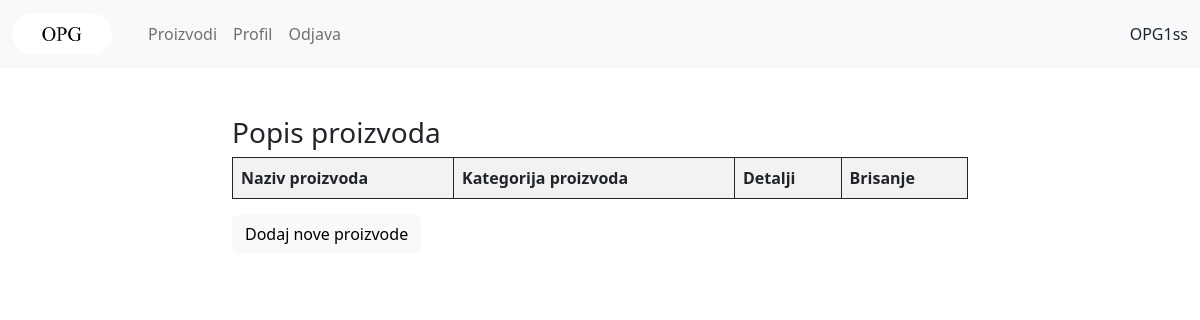
Before: /product_list/ (signed in) with the older database file.
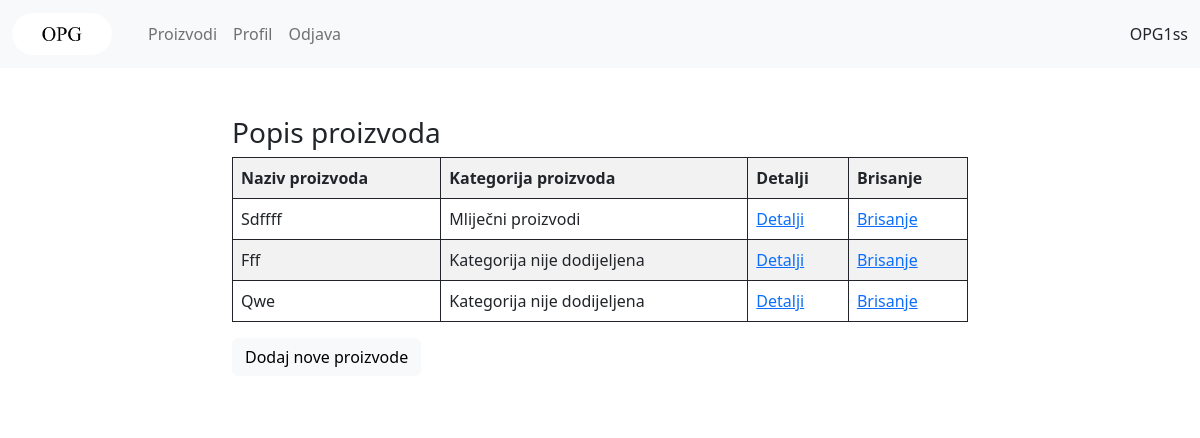
After: the same page with the newer database file.
### opg/models.py (models this page shows, shortened)
class Product(models.Model):
    name = models.CharField(max_length=50, blank=False, null=False)
    category = models.ForeignKey(ProductCategory, on_delete=models.SET(None), blank=True, null=True)
    opg = models.ForeignKey(Opg, on_delete=models.CASCADE)

class ProductCategory(models.Model):
    name = models.CharField(max_length=50)
    def __str__(self):
        return self.name

### opg/views.py (the view)
# urls.py: path('product_list/', views.product_list, name='product_list'),
@login_required(login_url='login')
def product_list(request):
    products = request.user.opg.product_set.all()
    context = {
        'products': products,
    }
    template = loader.get_template('opg/product_list.html')
    return HttpResponse(template.render(context, request))

### opg/models.py (called while the page is built)
    def __str__(self):
        return self.name

### opg/templates/opg/product_list.html
{% extends 'opg/main.html' %}
{% block content %}
<h3>Popis proizvoda</h3>
<table id="dtOrderExample" class="table table-striped table-hover table-bordered" style="border:2px">
    <tr>
        <th>Naziv proizvoda</th>
        <th>Kategorija proizvoda</th>
        <th>Detalji</th>
        <th>Brisanje</th>
    </tr>
{% for product in products %}
    <tr>
        <td>{{product.name|capfirst}}</td>
        <td>
            {% if product.category != None %}
                {{product.category|lower|capfirst}}
            {% else %}
                Kategorija nije dodijeljena
            {% endif %}
        </td>
        <td><a href="{% url 'product' product.id %}">Detalji</a></td>
        <td><a  href="{% url 'delete_product' product.id%}">Brisanje</a></td>
    </tr>
{% endfor %}
</table>
<a href="{% url 'add_product' %}"><button type="submit" class="btn btn-light">Dodaj nove proizvode</button></a>
{% endblock %}

Changed rows visible on the page:
added Product: name "Sdffff", category "Mliječni proizvodi"
added Product: name "Fff", shows "Kategorija nije dodijeljena"
added Product: name "Qwe", shows "Kategorija nije dodijeljena"
